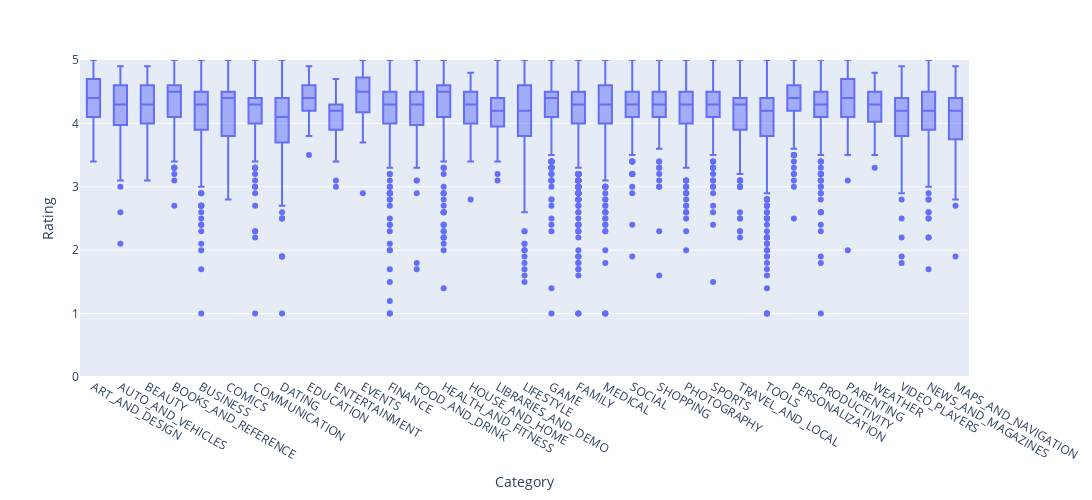

The notebook cell saved with this chart:
### Markdown cell above
### Category vs Rating

### Code cell
import plotly.express as px
fig = px.box(
    df,
    x=df['Category'],
    y=df['Rating'],
    width=1500,
    height=500,
    range_y=[0, 5]
)
fig.show()

### Figure 1 — Plotly figure (JSON) as saved in the notebook; plotly's stock layout.template omitted (floating-point values rounded to 4 significant figures; data arrays with more than 128 entries replaced by an {"elided": "..."} marker saying what was removed)
{"data": [{"alignmentgroup": "True", "hovertemplate": "Category=%{x}<br>Rating=%{y}<extra></extra>", "legendgroup": "", "marker": {"color": "#636efa"}, "name": "", "notched": false, "offsetgroup": "", "orientation": "v", "showlegend": false, "type": "box", "x": {"elided": "9360 str values"}, "x0": " ", "xaxis": "x", "y": {"elided": "9360 float values"}, "y0": " ", "yaxis": "y"}], "layout": {"boxmode": "group", "height": 500, "legend": {"tracegroupgap": 0}, "margin": {"t": 60}, "width": 1500, "xaxis": {"anchor": "y", "domain": [0, 1], "title": {"text": "Category"}}, "yaxis": {"anchor": "x", "domain": [0, 1], "range": [0, 5], "title": {"text": "Rating"}}}}
